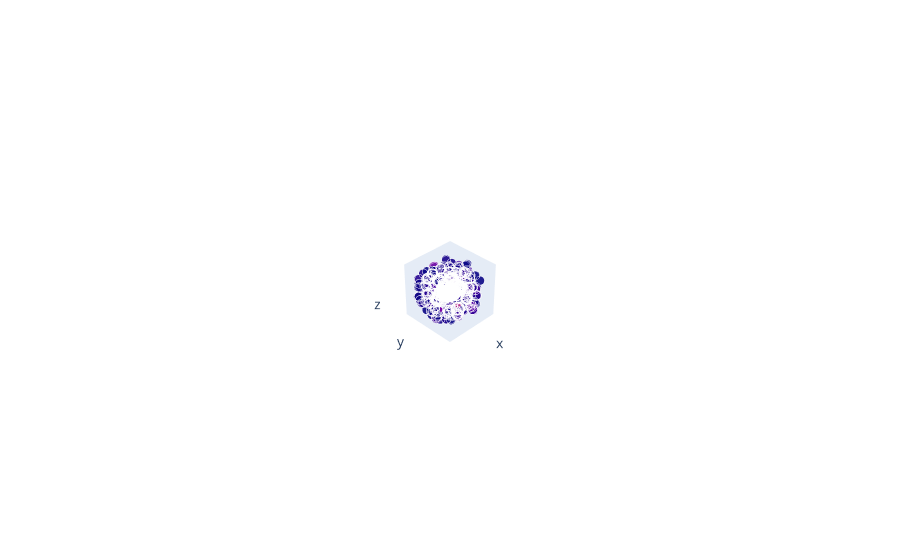

The notebook cell this image was saved under:
### Markdown cell above
#### A 3D Network Diagram using Plotly

### Code cell
#| hide
new_data = net_df_outliers_removed.head(5000)

G = nx.from_pandas_edgelist(new_data, source='Source', target='Target', edge_attr='weight')

# Set the positions of the nodes in 3D space
pos = nx.spring_layout(G, dim=3, k=1.2/sqrt(len(G.nodes())), seed=42)

# Create a list to store the edge traces
edge_traces = []

# Create an edge trace for each edge with varying width
for u, v, d in G.edges(data=True):
    x0, y0, z0 = pos[u]
    x1, y1, z1 = pos[v]
    width = d['weight'] * 0.5

    edge_trace = go.Scatter3d(
        x=[x0, x1, None],
        y=[y0, y1, None],
        z=[z0, z1, None],
        line=dict(width=width, color='gray'),
        hoverinfo='none',
        mode='lines'
    )

    edge_traces.append(edge_trace)

# Create a node trace
node_trace = go.Scatter3d(
    x=[pos[node][0] for node in G.nodes()],
    y=[pos[node][1] for node in G.nodes()],
    z=[pos[node][2] for node in G.nodes()],
    text=[node for node in G.nodes()],
    mode='markers',
    hoverinfo='text',
    marker=dict(
        color=node_sizes,
        size=node_sizes  # The size of the node depends on the number of edges connected to it
    )
)

# Combine edge traces and node trace
data = node_trace #edge_traces + [node_trace]

# Create the network graph figure
fig = go.Figure(data=data, layout=go.Layout(
    title='',
    showlegend=False,
    hovermode='closest',
    margin=dict(b=20, l=5, r=5, t=40),
    scene=dict(
        xaxis=dict(showgrid=False, zeroline=False, showticklabels=False),
        yaxis=dict(showgrid=False, zeroline=False, showticklabels=False),
        zaxis=dict(showgrid=False, zeroline=False, showticklabels=False)
    )
))

# Display the network graph
fig.layout.height = 750
fig.show()

### Figure 1 — Plotly figure (JSON) as saved in the notebook; plotly's stock layout.template omitted (floating-point values rounded to 4 significant figures; data arrays with more than 128 entries replaced by an {"elided": "..."} marker saying what was removed)
{"data": [{"hoverinfo": "text", "marker": {"color": {"elided": "1270 float values"}, "size": {"elided": "1270 float values"}}, "mode": "markers", "text": {"elided": "1043 str values"}, "type": "scatter3d", "x": {"elided": "1043 float values"}, "y": {"elided": "1043 float values"}, "z": {"elided": "1043 float values"}}], "layout": {"autosize": true, "hovermode": "closest", "margin": {"b": 20, "l": 5, "r": 5, "t": 40}, "scene": {"aspectmode": "auto", "aspectratio": {"x": 1.014, "y": 1.012, "z": 0.974}, "camera": {"center": {"x": 0, "y": 0, "z": 0}, "eye": {"x": 5.606, "y": 5.606, "z": 5.606}, "projection": {"type": "perspective"}, "up": {"x": 0, "y": 0, "z": 1}}, "xaxis": {"showgrid": false, "showticklabels": false, "type": "linear", "zeroline": false}, "yaxis": {"showgrid": false, "showticklabels": false, "type": "linear", "zeroline": false}, "zaxis": {"showgrid": false, "showticklabels": false, "type": "linear", "zeroline": false}}, "showlegend": false, "title": {"text": ""}}}
